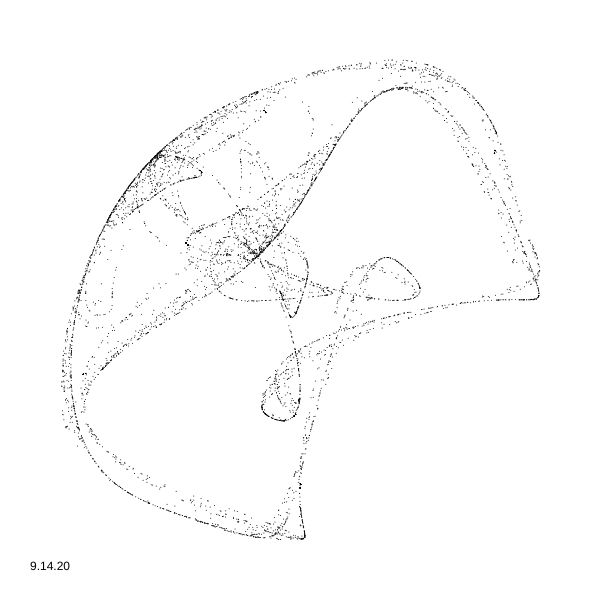
Frame 1 (no input)
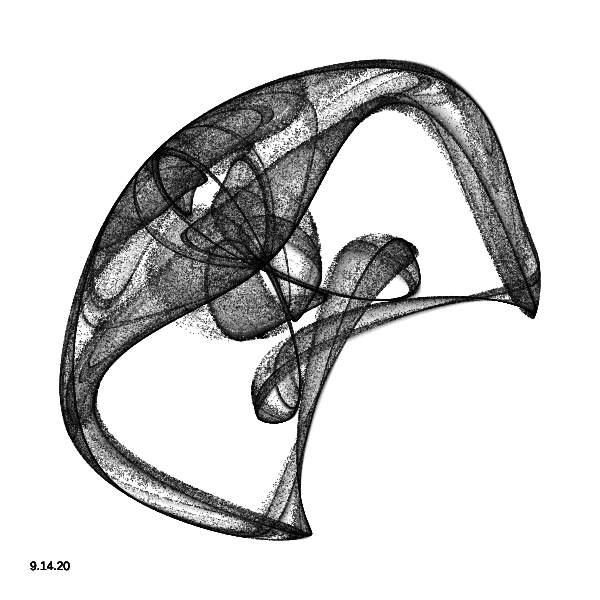
Frame 60 (no input)
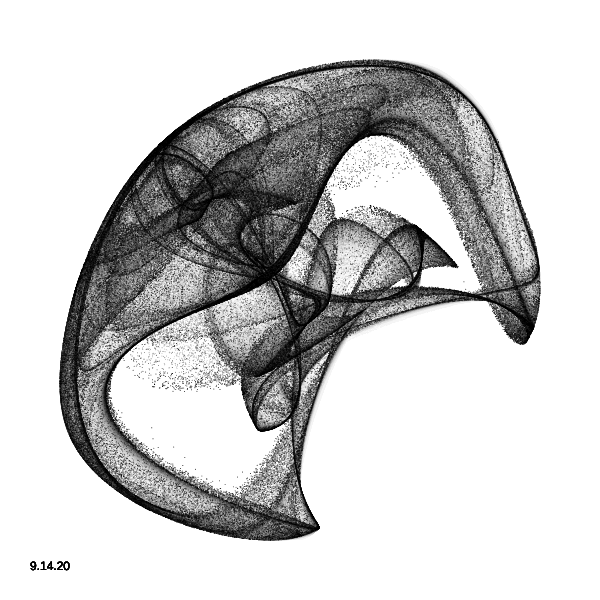
Frame 120 (the mouse pressed at the canvas centre since frame 60)

The p5.js sketch that drew these frames (run headless with seeded random() and noise() and a simulated clock; from frame 60 on, the mouse is pressed at the canvas centre):

// p5.js sketch
// ── sketch.js
let a = 1.2;
let b = 1.924;
let c = 1.226;
let d = 1.832;
let scale;

function setup() {
  createCanvas(600, 600);
  scale = min(width, height)/ 4 * 0.8;
}

function draw() {
  background(255,10);
  strokeWeight(1);
  a += pow(-1, floor(frameCount/ 200)) * 0.001;
  b += pow(-1, floor(frameCount/ 300)) * 0.001;
  c += pow(-1, floor(frameCount/ 800)) * 0.002;
  d += pow(-1, floor(frameCount/ 400)) * 0.001;
  
  let x = 0;
  let y = 0;
  
  for(let i = 0; i <20000; i++){
    let nx = sin(a * y) - cos(b * x);
    let ny = sin(c * x) - cos(d * y);
    point(width/2 + nx * scale, height/2 +ny * scale);
    x = nx;
    y = ny;
  }

  fill(0)
  text("9.14.20", 30, height-30)
    
}
